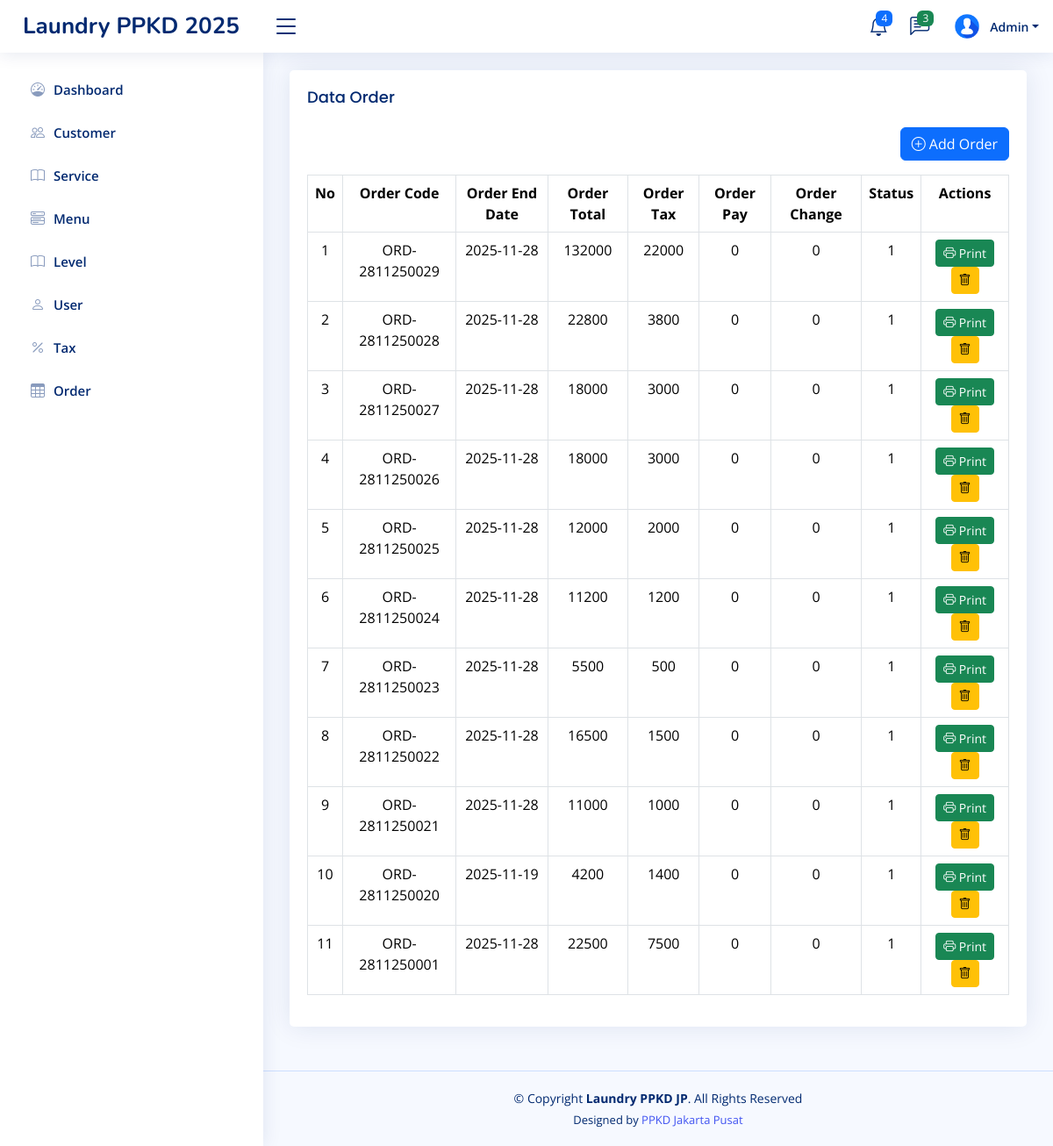
/home.php?page=order (signed in), run on an earlier commit of the app's database.
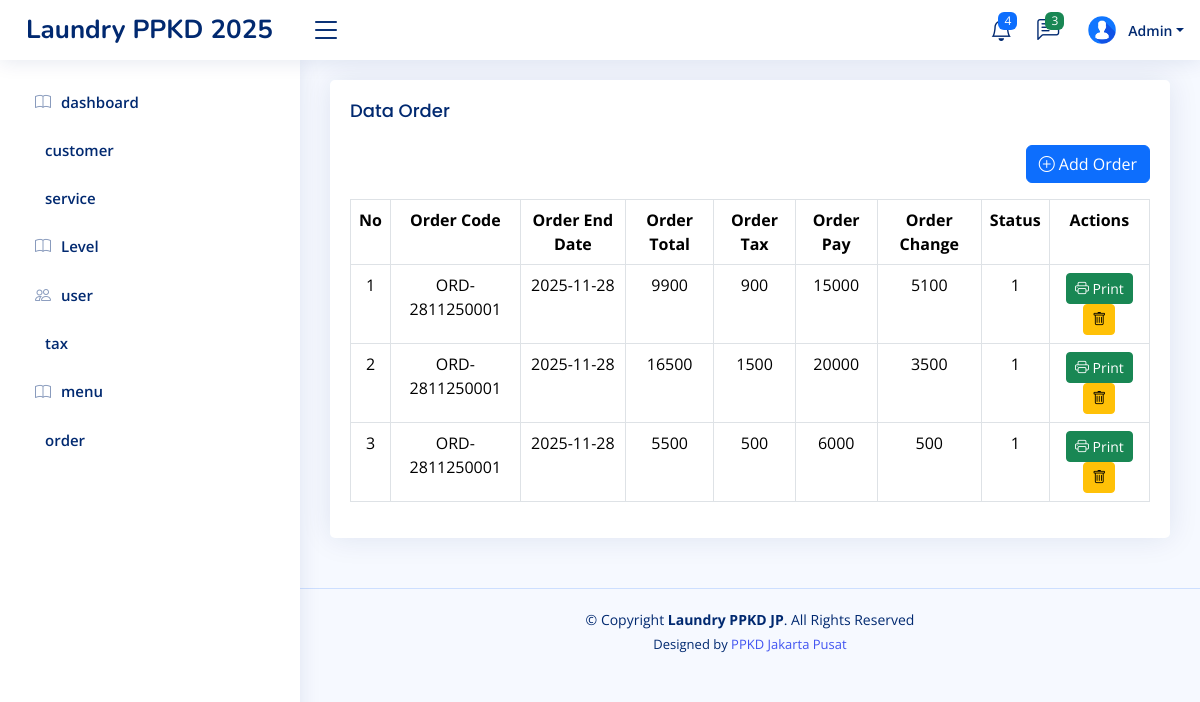
And on a later commit of the database.
### tables this page shows
CREATE TABLE `level_menus` (
  `id` int(11) NOT NULL,
  `level_id` int(11) NOT NULL,
  `menu_id` int(11) NOT NULL,
  `created_at` timestamp NOT NULL DEFAULT current_timestamp(),
  `updated_at` timestamp NULL DEFAULT NULL ON UPDATE current_timestamp()
);

CREATE TABLE `menus` (
  `id` int(11) NOT NULL,
  `name` varchar(30) NOT NULL,
  `icon` varchar(30) NOT NULL,
  `link` varchar(30) NOT NULL,
  `order` int(11) NOT NULL,
  `created_at` timestamp NOT NULL DEFAULT current_timestamp(),
  `updated_at` timestamp NULL DEFAULT NULL ON UPDATE current_timestamp()
);

CREATE TABLE `trans_orders` (
  `id` int(11) NOT NULL,
  `customer_id` int(11) NOT NULL,
  `order_code` varchar(20) NOT NULL,
  `order_end_date` date NOT NULL,
  `order_status` tinyint(1) NOT NULL DEFAULT 0,
  `order_pay` int(11) NOT NULL,
  `order_change` int(11) NOT NULL,
  `order_tax` int(11) NOT NULL,
  `order_total` int(11) NOT NULL,
  `created_at` timestamp NOT NULL DEFAULT current_timestamp(),
  `updated_at` timestamp NULL DEFAULT NULL ON UPDATE current_timestamp()
);

### pages/order.php (the view, shortened to what this page needs)
<?php
$query = mysqli_query($config, "SELECT c.name, `to`.* FROM trans_orders `to` LEFT JOIN customers c ON c.id = `to`.customer_id ORDER BY id DESC");
$rows = mysqli_fetch_all($query, MYSQLI_ASSOC);
?>
<body>
    <div class="row">
        <div class="col-sm-12">
            <div class="card">
                <div class="card-body">
                    <h3 class="card-title">Data Order</h3>
                    <div class="d-flex justify-content-end mb-3 mt-2">
                        <a class="btn btn-primary" href="pos/add-order.php"><i class="bi bi-plus-circle"></i> Add
                            Order</a>
                    </div>
                    <table class="table table-bordered">
                        <tr class="text-center">
                            <th>No</th>
                            <th>Order Code</th>
                            <th>Order End Date</th>
                            <th>Order Total</th>
                            <th>Order Tax</th>
                            <th>Order Pay</th>
                            <th>Order Change</th>
                            <th>Status</th>
                            <th>Actions</th>
                        </tr>
                        <?php foreach ($rows as $key => $v) {
                        ?>
                            <tr class="text-center">
                                <td><?php echo $key + 1 ?></td>
                                <td><?php echo $v['order_code'] ?></td>
                                <td><?php echo $v['order_end_date'] ?></td>
                                <td><?php echo $v['order_total'] ?></td>
                                <td><?php echo $v['order_tax'] ?></td>
                                <td><?php echo $v['order_pay'] ?></td>
                                <td><?php echo $v['order_change'] ?></td>
                                <td><?php echo $v['order_status'] ?></td>
                                <td>
                                    <a href="pos/print.php?id=<?php echo $v['id'] ?>" class="btn btn-success btn-sm"><i
                                            class="bi bi-printer"></i> Print</a>
                                    <a href="?page=order&delete=<?php echo $v['id'] ?>"
                                        onclick="return confirm('Are you sure you want to delete this data?')"
                                        class="btn btn-warning btn-sm"><i class="bi bi-trash"></i></a>
                                </td>
                            </tr>
                        <?php
                        }
                        ?>
                    </table>
                </div>
            </div>
        </div>
    </div>
</body>

### inc/sidebar.php
<?php
$level_id = $_SESSION['LEVEL_ID'] ?? '';
$querylevelMenu = mysqli_query($config, "SELECT * FROM menus JOIN level_menus ON menus.id = level_menus.menu_id WHERE level_id = '$level_id' ORDER BY `order` ASC");
$rowLevelMenus = mysqli_fetch_all($querylevelMenu, MYSQLI_ASSOC);
?>
<aside id="sidebar" class="sidebar">
    <ul class="sidebar-nav" id="sidebar-nav">
        <?php foreach ($rowLevelMenus as $rowLevelMenu): ?>
            <li class="nav-item">
                <a class="nav-link collapsed" href="?page=<?= $rowLevelMenu['link'] ?>">
                    <i class="<?= $rowLevelMenu['icon'] ?>"></i>
                    <span><?= $rowLevelMenu['name'] ?></span>
                </a>
            </li>
        <?php endforeach ?>
</aside>

What changed in the data, as far as the page shows it:
removed level_menus: menu.name "Dashboard"
removed level_menus: menu.name "Customer"
removed level_menus: menu.name "Service"
removed level_menus: menu.name "Menu"
removed level_menus: menu.name "User"
removed level_menus: menu.name "Tax"
removed level_menus: menu.name "Order"
removed trans_orders: order_code "ORD-2811250029", order_end_date "2025-11-28", order_total "132000", order_tax "22000", order_pay "0", order_change "0", order_status "1"
removed trans_orders: order_code "ORD-2811250028", order_end_date "2025-11-28", order_total "22800", order_tax "3800", order_pay "0", order_change "0", order_status "1"
removed trans_orders: order_code "ORD-2811250027", order_end_date "2025-11-28", order_total "18000", order_tax "3000", order_pay "0", order_change "0", order_status "1"
removed trans_orders: order_code "ORD-2811250026", order_end_date "2025-11-28", order_total "18000", order_tax "3000", order_pay "0", order_change "0", order_status "1"
removed trans_orders: order_code "ORD-2811250025", order_end_date "2025-11-28", order_total "12000", order_tax "2000", order_pay "0", order_change "0", order_status "1"
removed trans_orders: order_code "ORD-2811250024", order_end_date "2025-11-28", order_total "11200", order_tax "1200", order_pay "0", order_change "0", order_status "1"
removed trans_orders: order_code "ORD-2811250023", order_end_date "2025-11-28", order_total "5500", order_tax "500", order_pay "0", order_change "0", order_status "1"
removed trans_orders: order_code "ORD-2811250022", order_end_date "2025-11-28", order_total "16500", order_tax "1500", order_pay "0", order_change "0", order_status "1"
removed trans_orders: order_code "ORD-2811250021", order_end_date "2025-11-28", order_total "11000", order_tax "1000", order_pay "0", order_change "0", order_status "1"
removed trans_orders: order_code "ORD-2811250020", order_end_date "2025-11-19", order_total "4200", order_tax "1400", order_pay "0", order_change "0", order_status "1"
removed trans_orders: order_code "ORD-2811250001", order_end_date "2025-11-28", order_total "22500", order_tax "7500", order_pay "0", order_change "0", order_status "1"
added level_menus: menu.name "dashboard"
added level_menus: menu.name "customer"
added level_menus: menu.name "service"
added level_menus: menu.name "user"
added level_menus: menu.name "tax"
added level_menus: menu.name "menu"
now on this page (row edited): level_menus: menu.name "order"
added trans_orders: order_code "ORD-2811250001", order_end_date "2025-11-28", order_total "9900", order_tax "900", order_pay "15000", order_change "5100", order_status "1"
added trans_orders: order_code "ORD-2811250001", order_end_date "2025-11-28", order_total "16500", order_tax "1500", order_pay "20000", order_change "3500", order_status "1"
added trans_orders: order_code "ORD-2811250001", order_end_date "2025-11-28", order_total "5500", order_tax "500", order_pay "6000", order_change "500", order_status "1"
